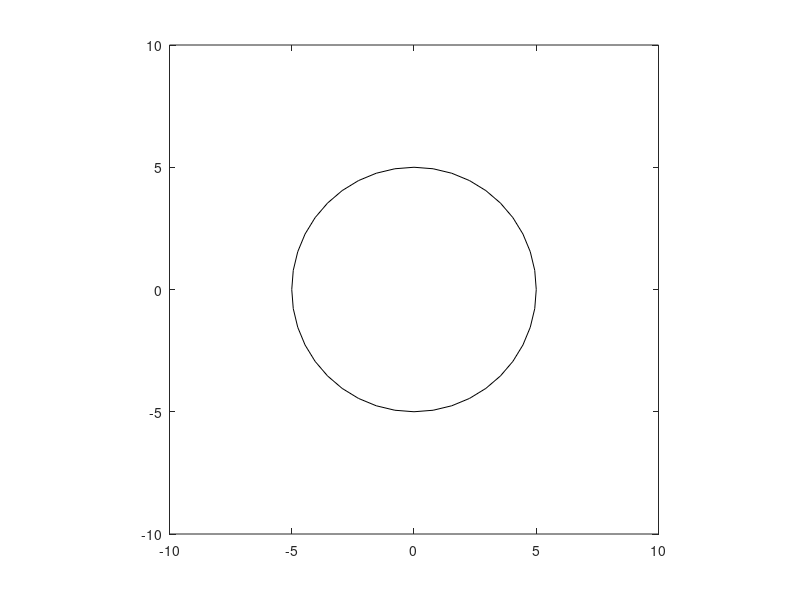

MATLAB code for this plot: (Note: this script raises an error after producing the figure.)
max = 200;
deltaT = 0.1;
bt = 10;
xBottom = -bt;
xTop = bt;
yBottom = -bt;
yTop = bt;
%c = 2;
%epsilon = 5;

rad = 5.0;
resolution = 40;
theta = linspace(0, 2 * pi - 2*pi/resolution, resolution);

x0 = rad * cos(theta);
y0 = rad * sin(theta);
%x0 = (1 + rand) * rad * cos(theta);% * rand(resolution);
%y0 = (1 + rand) * rad * sin(theta);% * rand(resolution);
%x0(5) = 0.5 * x0(5);
%y0(5) = 0.5 * y0(5);
%x0(5) = 1.5 * x0(5);
%y0(5) = 1.5 * y0(5);

x = x0;
y = y0;

plot(x, y, 'k');
hold on;
plot([x(end) x(1)], [y(end) y(1)], 'k');
hold off;
axis equal square;
xlim([xBottom, xTop]);
ylim([yBottom, yTop]);
pause
xNext = x;
yNext = y;
for j = 1 : max
    for i = 1 : resolution
        if (i == 1)
            %periodic boundary conditions
            n = normal([x(end) y(end)], [x(i) y(i)], [x(i + 1) y(i + 1)]);
            k = kappa([x(end) y(end)], [x(i) y(i)], [x(i + 1) y(i + 1)]);
        elseif (i == resolution)
            n = normal([x(i - 1) y(i - 1)], [x(i) y(i)], [x(1) y(1)]);
            k = kappa([x(i - 1) y(i - 1)], [x(i) y(i)], [x(1) y(1)]);
        else
            n = normal([x(i - 1) y(i - 1)], [x(i) y(i)], [x(i + 1) y(i + 1)]);
            k = kappa([x(i - 1) y(i - 1)], [x(i) y(i)], [x(i + 1) y(i + 1)]);
        end
        xNext(i) = x(i) - deltaT * n(1) * k;
        yNext(i) = y(i) - deltaT * n(2) * k;
        %pause%(0.1)
    end
    x = xNext;
    y = yNext;
    plot(x, y, 'k');
    hold on;
    plot([x(end) x(1)], [y(end) y(1)], 'k');
    hold off;
    axis equal square;
    xlim([xBottom, xTop]);
    ylim([yBottom, yTop]);
    pause(0.1)
end


function [d]  = dist(p1, p2)
    d = sqrt((p1(1) - p1(1))^2 + (p1(2) - p2(2))^2);
end

function [n] = normal(p0, p1, p2)
    v1 = vector(p0, p1);
    v2 = vector(p1, p2);
    v = v1 + v2;
    %d = sqrt(v(1).^2 + v(2).^2);
    n = v/sqrt(v(1).^2 + v(2).^2);
end

function [v] = vector(p1, p2)
    d = dist(p1, p2);
    xDif = (p2(1) - p1(1)) / d;
    yDif = (p2(2) - p1(2)) / d;
    v = [yDif -xDif];
end

function [k] = kappa(p0, p1, p2)
    xDif = p2(1) - p1(1);
    yDif = p2(2) - p1(2);
    xDifDif = (p2(1) - 2 * p1(1) + p0(1));
    yDifDif = (p2(2) - 2 * p1(2) + p0(2));
    k = (xDif * yDifDif - yDif * xDifDif) / sqrt((xDif.^2 + yDif.^2).^3);
end
